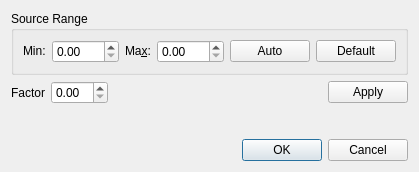
<?xml version="1.0" encoding="UTF-8"?>
<ui version="4.0">
 <class>TransformImageValueDialog</class>
 <widget class="QDialog" name="TransformImageValueDialog">
  <property name="geometry">
   <rect>
    <x>0</x>
    <y>0</y>
    <width>419</width>
    <height>172</height>
   </rect>
  </property>
  <property name="windowTitle">
   <string>Dialog</string>
  </property>
  <layout class="QVBoxLayout" name="verticalLayout">
   <item>
    <widget class="QGroupBox" name="sourceRangeGroupBox">
     <property name="title">
      <string>Source Range</string>
     </property>
     <layout class="QHBoxLayout" name="horizontalLayout_2">
      <item>
       <widget class="QLabel" name="rangeMinLabel">
        <property name="sizePolicy">
         <sizepolicy hsizetype="Fixed" vsizetype="Fixed">
          <horstretch>0</horstretch>
          <verstretch>0</verstretch>
         </sizepolicy>
        </property>
        <property name="text">
         <string>Min:</string>
        </property>
        <property name="buddy">
         <cstring>rangeMinSpinBox</cstring>
        </property>
       </widget>
      </item>
      <item>
       <widget class="QDoubleSpinBox" name="rangeMinSpinBox">
        <property name="mouseTracking">
         <bool>true</bool>
        </property>
       </widget>
      </item>
      <item>
       <widget class="QLabel" name="rangeMaxLabel">
        <property name="sizePolicy">
         <sizepolicy hsizetype="Fixed" vsizetype="Fixed">
          <horstretch>0</horstretch>
          <verstretch>0</verstretch>
         </sizepolicy>
        </property>
        <property name="text">
         <string>Ma&amp;x:</string>
        </property>
        <property name="buddy">
         <cstring>rangeMaxSpinBox</cstring>
        </property>
       </widget>
      </item>
      <item>
       <widget class="QDoubleSpinBox" name="rangeMaxSpinBox">
        <property name="mouseTracking">
         <bool>true</bool>
        </property>
       </widget>
      </item>
      <item>
       <widget class="QPushButton" name="autoRangePushButton">
        <property name="text">
         <string>Auto</string>
        </property>
       </widget>
      </item>
      <item>
       <widget class="QPushButton" name="defaultRangePushButton">
        <property name="text">
         <string>Default</string>
        </property>
       </widget>
      </item>
     </layout>
    </widget>
   </item>
   <item>
    <layout class="QHBoxLayout" name="horizontalLayout">
     <item>
      <widget class="QLabel" name="factorLabel">
       <property name="text">
        <string>Factor</string>
       </property>
      </widget>
     </item>
     <item>
      <widget class="QDoubleSpinBox" name="factorSpinBox">
       <property name="mouseTracking">
        <bool>true</bool>
       </property>
      </widget>
     </item>
     <item>
      <spacer name="horizontalSpacer">
       <property name="orientation">
        <enum>Qt::Orientation::Horizontal</enum>
       </property>
       <property name="sizeHint" stdset="0">
        <size>
         <width>40</width>
         <height>20</height>
        </size>
       </property>
      </spacer>
     </item>
     <item>
      <widget class="QPushButton" name="applyPushButton">
       <property name="statusTip">
        <string>Apply transformation to source data</string>
       </property>
       <property name="whatsThis">
        <string>Apply transformation to source data</string>
       </property>
       <property name="text">
        <string>Apply</string>
       </property>
      </widget>
     </item>
    </layout>
   </item>
   <item>
    <spacer name="verticalSpacer_2">
     <property name="orientation">
      <enum>Qt::Orientation::Vertical</enum>
     </property>
     <property name="sizeHint" stdset="0">
      <size>
       <width>20</width>
       <height>0</height>
      </size>
     </property>
    </spacer>
   </item>
   <item>
    <widget class="QDialogButtonBox" name="buttonBox">
     <property name="orientation">
      <enum>Qt::Orientation::Horizontal</enum>
     </property>
     <property name="standardButtons">
      <set>QDialogButtonBox::StandardButton::Cancel|QDialogButtonBox::StandardButton::Ok</set>
     </property>
    </widget>
   </item>
  </layout>
 </widget>
 <resources/>
 <connections>
  <connection>
   <sender>buttonBox</sender>
   <signal>accepted()</signal>
   <receiver>TransformImageValueDialog</receiver>
   <slot>accept()</slot>
   <hints>
    <hint type="sourcelabel">
     <x>248</x>
     <y>254</y>
    </hint>
    <hint type="destinationlabel">
     <x>157</x>
     <y>274</y>
    </hint>
   </hints>
  </connection>
  <connection>
   <sender>buttonBox</sender>
   <signal>rejected()</signal>
   <receiver>TransformImageValueDialog</receiver>
   <slot>reject()</slot>
   <hints>
    <hint type="sourcelabel">
     <x>316</x>
     <y>260</y>
    </hint>
    <hint type="destinationlabel">
     <x>286</x>
     <y>274</y>
    </hint>
   </hints>
  </connection>
 </connections>
</ui>
